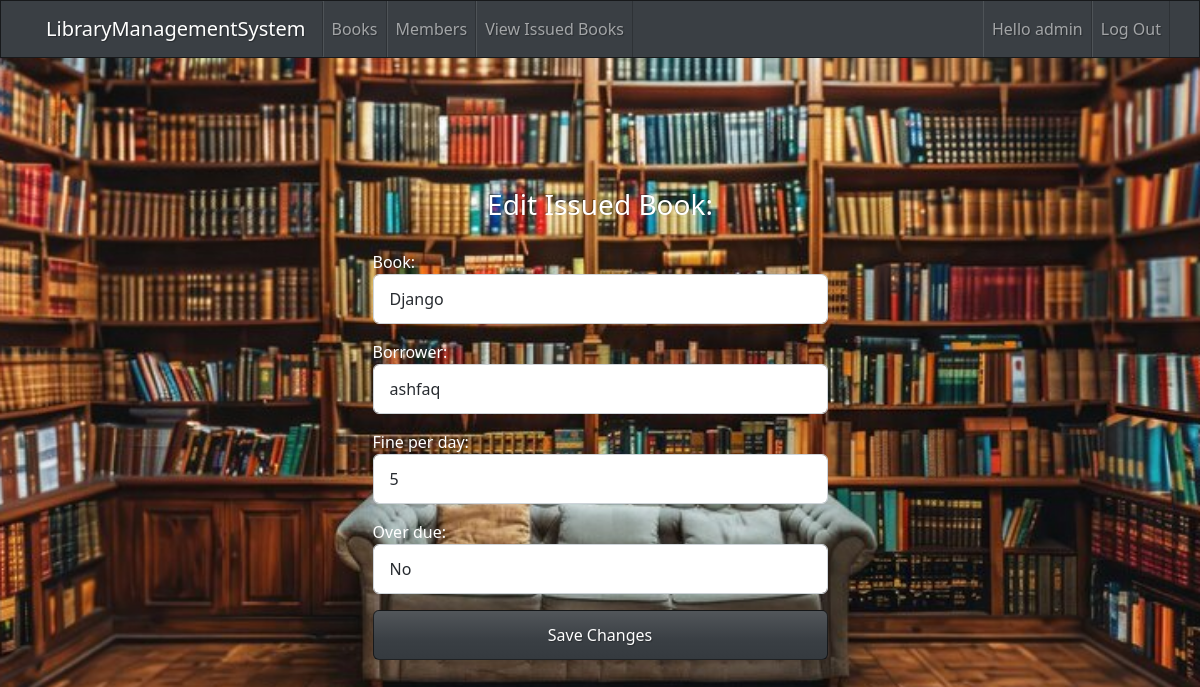
Page /library/issue_book/edit/1/ (signed in) on the committed database.
### library/models.py (models this page shows, shortened)
class Member(AbstractUser):
    STATUS_CHOICES = [
        ('active', 'Active'),
        ('closed', 'Closed'),
        ('blacklist', 'Blacklist'),
    ]
    USER = [
        ('librarian', 'Librarian'),
        ('student', 'Student'),
    ]
    user_type = models.CharField(choices=USER, max_length=50, default='student')
    membership_date = models.DateTimeField(auto_now_add=True)
    membership_status = models.CharField(max_length=20, choices=STATUS_CHOICES, default='active')
    def __str__(self):
        return self.username

class IssueBook(models.Model):
    book = models.ForeignKey(Book, on_delete=models.CASCADE)
    borrower = models.ForeignKey(Member, on_delete=models.CASCADE)
    issued_date = models.DateField(default=timezone.now)
    returned_date = models.DateField(null=True, blank=True)
    expired_date = models.DateTimeField(default=timezone.datetime.today() + timedelta(days=15))
    fine_per_day = models.PositiveIntegerField(default=0)
    over_due = models.BooleanField(default=False, null=True, blank=True)

### library/decorators.py (the view)
    def _wrapped_view_func(request, *args, **kwargs):
        if request.user.user_type == 'librarian' or request.user.is_staff:
            return view_func(request, *args, **kwargs)
        else:
            raise PermissionDenied

### library/forms.py (shortened to what this page needs)
class IssueBookForm(forms.ModelForm):
    class Meta:
        model = IssueBook
        fields = '__all__'
        exclude = ['expired_date', 'returned_date', 'issued_date']
        widgets = {
            'book': forms.Select(attrs={'class': 'form-control'}),
            'borrower': forms.Select(attrs={'class': 'form-control'}),
            'fine_per_day': forms.NumberInput(attrs={'class': 'form-control', 'min': '0'}),
            'over_due': forms.Select(choices=[(True, 'Yes'), (False, 'No')], attrs={'class': 'form-control d-inline'}),
        }
    def __init__(self, *args, **kwargs):
        book = kwargs.pop('book', None)
        super(IssueBookForm, self).__init__(*args, **kwargs)
        if book:
            self.fields['book'].initial = book
            self.fields['book'].widget.attrs['readonly'] = True
            self.fields['book'].widget.attrs['class'] = 'form-control'

### library/models.py (called while the page is built)
    def __str__(self):
        return self.title

### library/views.py (called while the page is built)
@login_required
@librarian_or_admin_required
def edit_issue_book_view(request, pk):
    issue_book = get_object_or_404(IssueBook, pk=pk)
    if request.method == 'POST':
        form = IssueBookForm(request.POST, instance=issue_book, book=issue_book.book)
        if form.is_valid():
            issue_book = form.save(commit=False)
            issue_book.save()
            return redirect('issue_book_view')  # Redirect to a list or detail view after saving
    else:
        form = IssueBookForm(instance=issue_book, book=issue_book.book)
    context = {
        'form': form,
        'issue_book': issue_book
        }
    return render(request, 'edit_issue_book.html', context)

### library/templates/edit_issue_book.html (shortened to what this page needs)
{% extends 'base.html' %}
{% block content %}
<div class="container h-100 d-flex flex-column align-items-center justify-content-center mt-5">
    <h3 class="mb-4 text-center">Edit Issued Book: {{ book.book }}</h3>
    <form method="POST" class="col-5 mt-1">
        {{ form.as_p }}
        <button type="submit" class="btn btn-primary w-100">Save Changes</button>
    </form>
</div>
{% endblock content %}

### library/templates/nav.html (shortened to what this page needs)
<div class="navbar navbar-expand-lg fixed-top navbar-dark bg-primary">
    <div class="container">
      <span class="navbar-brand">LibraryManagementSystem</span>
      <div class="collapse navbar-collapse" id="navbarResponsive">
        {% if request.user.is_staff or request.user.user_type == 'librarian' %}
        <ul class="navbar-nav">
            <li class="nav-item">
              <a class="nav-link" href="{% url 'books' %}"
                >Books
              </a>
            </li>
            <li class="nav-item">
              <a class="nav-link" href="{% url 'members' %}">Members</a>
            </li>
            <li class="nav-item">
              <a class="nav-link" href="{% url 'issue_book_view' %}">View Issued Books</a>
            </li>
        </ul>
        <ul class="navbar-nav ms-md-auto">
          <li class="nav-item">
            <span class="nav-link">Hello {{request.user.username}}</span>
          </li>
          <li class="nav-item">
            <a class="nav-link" href="{% url 'logout' %}">Log Out</a>
          </li>
        </ul>
        {% else %}
        <ul class="navbar-nav ms-md-auto">
            <li class="nav-item">
                <a class="nav-link" href="{% url 'login' %}">Login/Sign Up</a>
            </li>
        </ul>
        {% endif %}
      </div>
    </div>
  </div>

### rows in the picture
Member: user.username "admin"
IssueBook: book "Django", borrower "ashfaq", fine_per_day "5", over_due "No"
